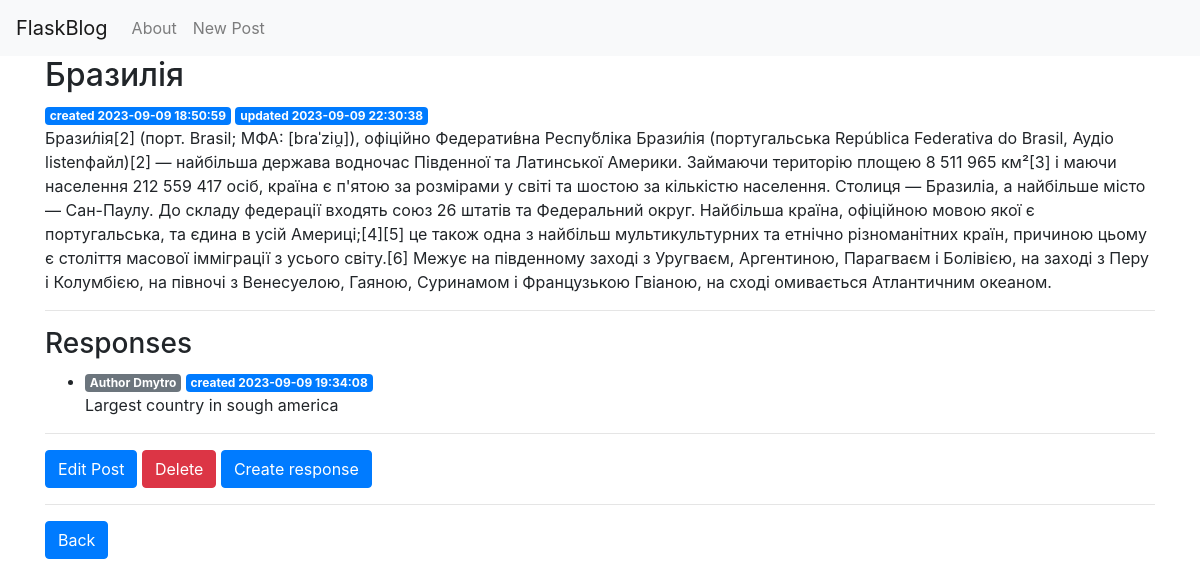
/2, run on the app's committed database.
### tables this page shows
CREATE TABLE posts(
    id INTEGER PRIMARY KEY AUTOINCREMENT,
    created TIMESTAMP NOT NULL DEFAULT CURRENT_TIMESTAMP,
    title TEXT NOT NULL,
    content TEXT NOT NULL,
    updated TIMESTAMP NOT NULL DEFAULT CURRENT_TIMESTAMP
);

CREATE TABLE response(
    id INTEGER PRIMARY KEY AUTOINCREMENT,
    created TIMESTAMP NOT NULL DEFAULT CURRENT_TIMESTAMP,
    content_response TEXT NOT NULL,
    author TEXT NOT NULL,
    post_id INTEGER,
    FOREIGN KEY (post_id) REFERENCES posts (id)
);

### app.py (the view)
@app.route("/<int:post_id>")
def post(post_id):
    responses = get_responses(post_id)
    post = get_post(post_id)
    return render_template("post.html", post=post, responses=responses)

### app.py (called while the page is built)
def get_db_connection():
    conn = sqlite3.connect("database.db")
    conn.row_factory = sqlite3.Row
    return conn

def get_post(post_id):
    conn = get_db_connection()
    post = conn.execute("SELECT * FROM posts WHERE id = ?", (post_id,)).fetchone()
    conn.close()
    if post is None:
        abort(404)
    return post

def get_responses(post_id):
    conn = get_db_connection()
    responses = conn.execute("SELECT * FROM response WHERE post_id = ?", (post_id,)).fetchall()
    conn.close()
    return responses

### templates/post.html
{% extends 'base.html' %}
{% block content %}
    <h2>{% block title %} {{ post['title'] }} {% endblock %}</h2>
    <span class="badge badge-primary">created {{ post['created'] }}</span>
    <span class="badge badge-primary">updated {{ post['updated'] }}</span>
    <p>{{ post['content'] }}</p>
    <hr>
    <h3>Responses</h3>
    <ul>
        {% for response in responses %}
            <li>
                <span class="badge badge-secondary">Author {{ response['author'] }}</span>
                <span class="badge badge-primary">created {{ response['created'] }}</span>
                <p>{{ response['content_response'] }}</p>
            </li>
        {% endfor %}
    </ul>
    <hr>
    <a href="{{ url_for('edit', id=post['id']) }}" class="btn btn-primary">Edit Post</a>
    <form method="post" action="{{ url_for('delete', id=post['id']) }}" style="display: inline-block;">
        <button type="submit" class="btn btn-danger">Delete</button>
    </form>
    <a href="{{ url_for('created', id=post['id']) }}" class="btn btn-primary">Create response</a>
    <hr>
    <a href="{{ url_for('index') }}" class="btn btn-primary">Back</a>
{% endblock %}

### data on the page
posts: title "Бразилія", created "2023-09-09 18:50:59", updated "2023-09-09 22:30:38", content "Брази́лія[2] (порт. Brasil; МФА: [bɾaˈziu̯]), офіційно Федерати́вна Респу́бліка Брази́лія (португальська República Federativa do Brasil, Аудіо listenфайл)[2] — найбільша держава водночас Південної та Латинської Америки. Займаючи територію площею 8 511 965 км²[3] і маючи населення 212 559 417 осіб, країна є п'ятою за розмірами у світі та шостою за кількістю населення. Столиця — Бразиліа, а найбільше місто — Сан-Паулу. До складу федерації входять союз 26 штатів та Федеральний округ. Найбільша країна, офіційною мовою якої є португальська, та єдина в усій Америці;[4][5] це також одна з найбільш мультикультурних та етнічно різноманітних країн, причиною цьому є століття масової імміграції з…"
response: author "Dmytro", created "2023-09-09 19:34:08", content_response "Largest country in sough america"
